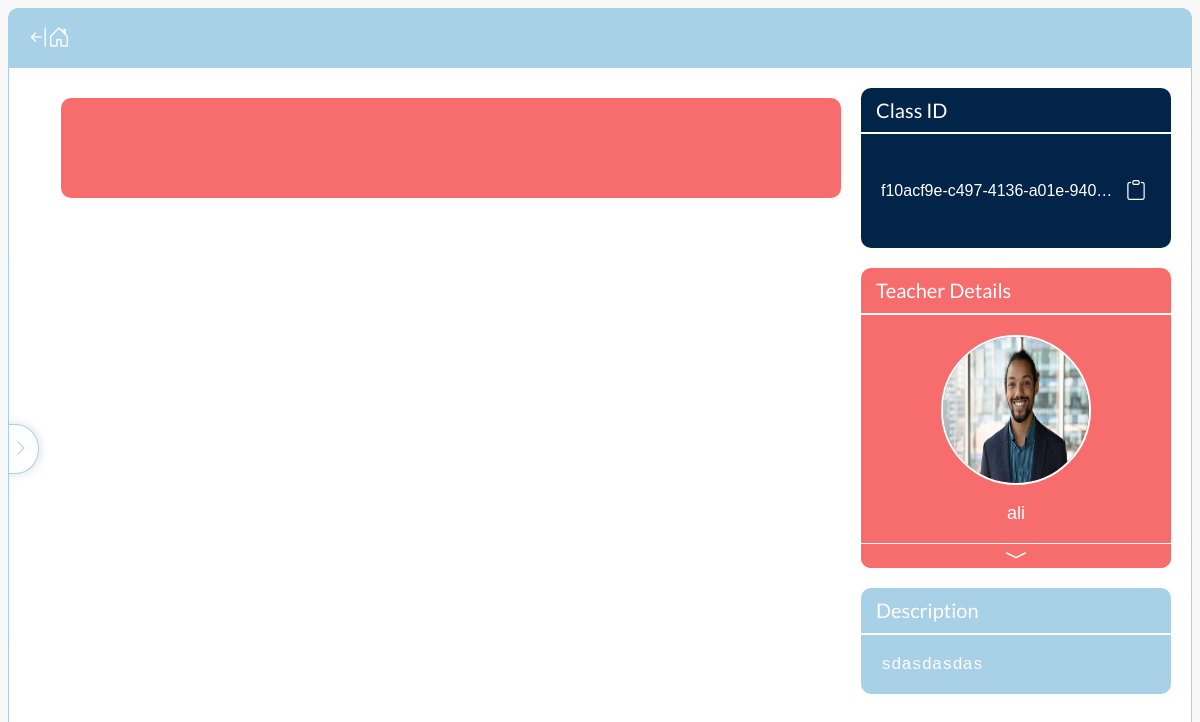
The page /class/f10acf9ec4974136a01e94039d95df40/ (signed in) on the database as committed earlier.
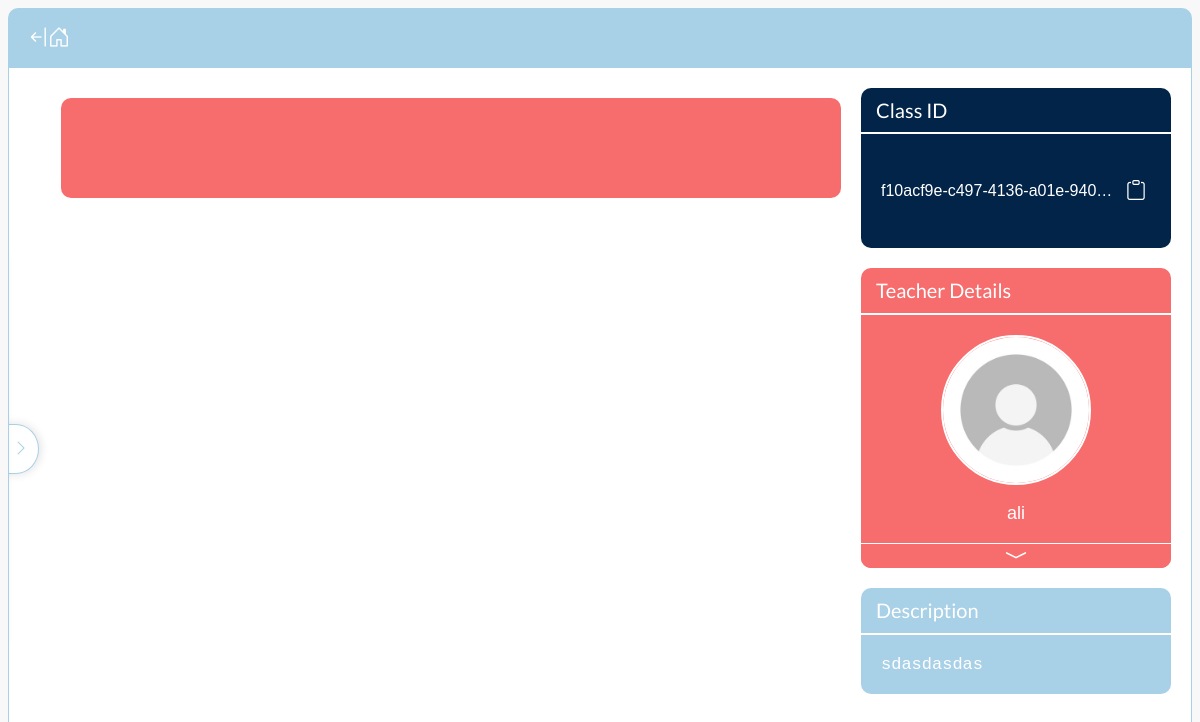
The same page on the database as committed later.
### register/models.py (models this page shows, shortened)
class CustomUser(AbstractBaseUser):
    email = models.EmailField(verbose_name='email', max_length=254, unique=True)
    username = models.CharField(max_length=30, unique=False)
    date_joined = models.DateTimeField(verbose_name='date joined', auto_now_add=True)
    last_login = models.DateTimeField(verbose_name='last login', auto_now=True)
    is_admin = models.BooleanField(default=False)
    is_active = models.BooleanField(default=True)
    is_staff = models.BooleanField(default=False)
    is_superuser = models.BooleanField(default=False)
    account_type = models.CharField(max_length=7, choices=ACCOUNT_TYPES, blank=False, null=False)
    profile_pic = models.ImageField(blank=True, upload_to=get_image_upload_location, default='profile/default.jpg')
    bio = models.TextField(max_length=300, null=True, blank=True)
    is_email_verified = models.BooleanField(default=False)
    image_storage_id = models.UUIDField(default=uuid.uuid4, editable=False)
    objects = CustomUserManager()
    USERNAME_FIELD = 'email'
    REQUIRED_FIELDS = ['username', 'account_type']
    @property
    def profile_pic_path(self):
        return f'/media/{self.profile_pic}'

### classmenu/views.py (the view)
# urls.py: path('<classID>/', ClassMenuView.as_view()),
class ClassMenuView(View):
    @classentry_check()
    def get(self, request, classID):
        return render(request, 'classmenu/class.html', {
            'classObj' : Class.objects.get(id=classID),
        })

### templates/classmenu/class.html (shortened to what this page needs)
{% extends 'classmenu/base.html' %}
{% load static %}
{% block headextraextra %}
<link rel='stylesheet' href="{% static 'css/classmenu/class.css' %}">
{% endblock headextraextra %}
{% block bodyextra %}
<div class="main-content">
    <div class="item header"></div>
</div>
<div class="right-content">
    <div class="item class-id">
        <div class="header">Class ID</div>
        <div class="id-box">
            <span>{{ classObj.id }}</span>
            <div class="icon-box" title="copy">
                <i class="bi bi-clipboard"></i>
            </div>
        </div>
    </div>
    <div class="item teacher-details">
        <div class="header">Teacher Details</div>
        <div class="sub-box">
            <img src="{{ user.profile_pic_path }}"></img>
            <div class="name-box"><p>{{ classObj.teacher.username }}</p></div>
        </div>
        <div class="extra-box">
            <div class="bio-box">{{ classObj.teacher.bio }}</div>
        </div>
        <div class="extend-div">
            <i class="bi bi-chevron-compact-down"></i>
        </div>
    </div>
    <div class="item class-desc">
        <div class="header">Description</div>
        <div class="sub-box">
            <div class="desc-box">{{ classObj.description }}</div>
        </div>
    </div>
</div>
{% endblock bodyextra %}

Rows that differ between the two databases and show on the page:
changed CustomUser: profile_pic_path: picture removed, a placeholder shows
